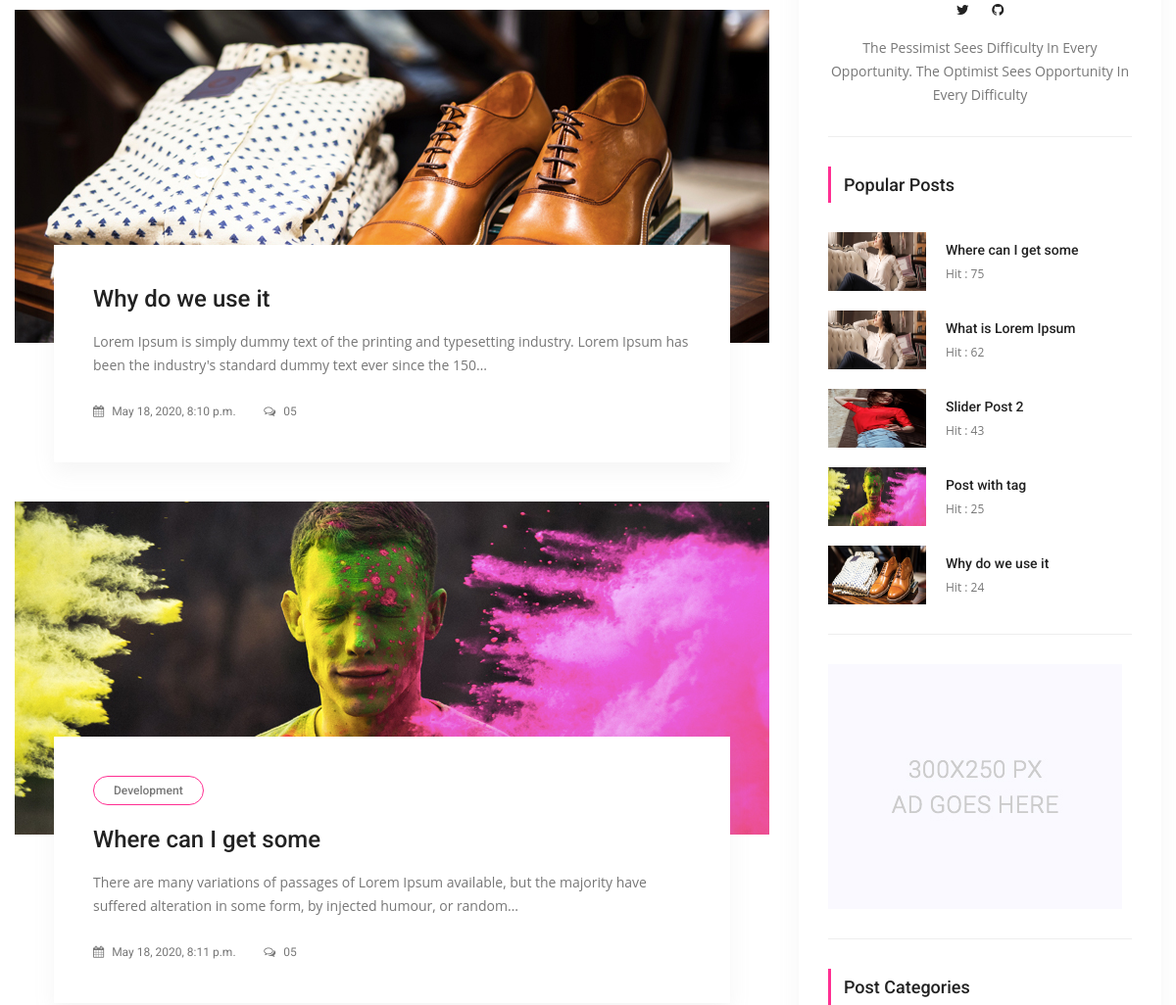
The app's page /search/ (middle part), older data.
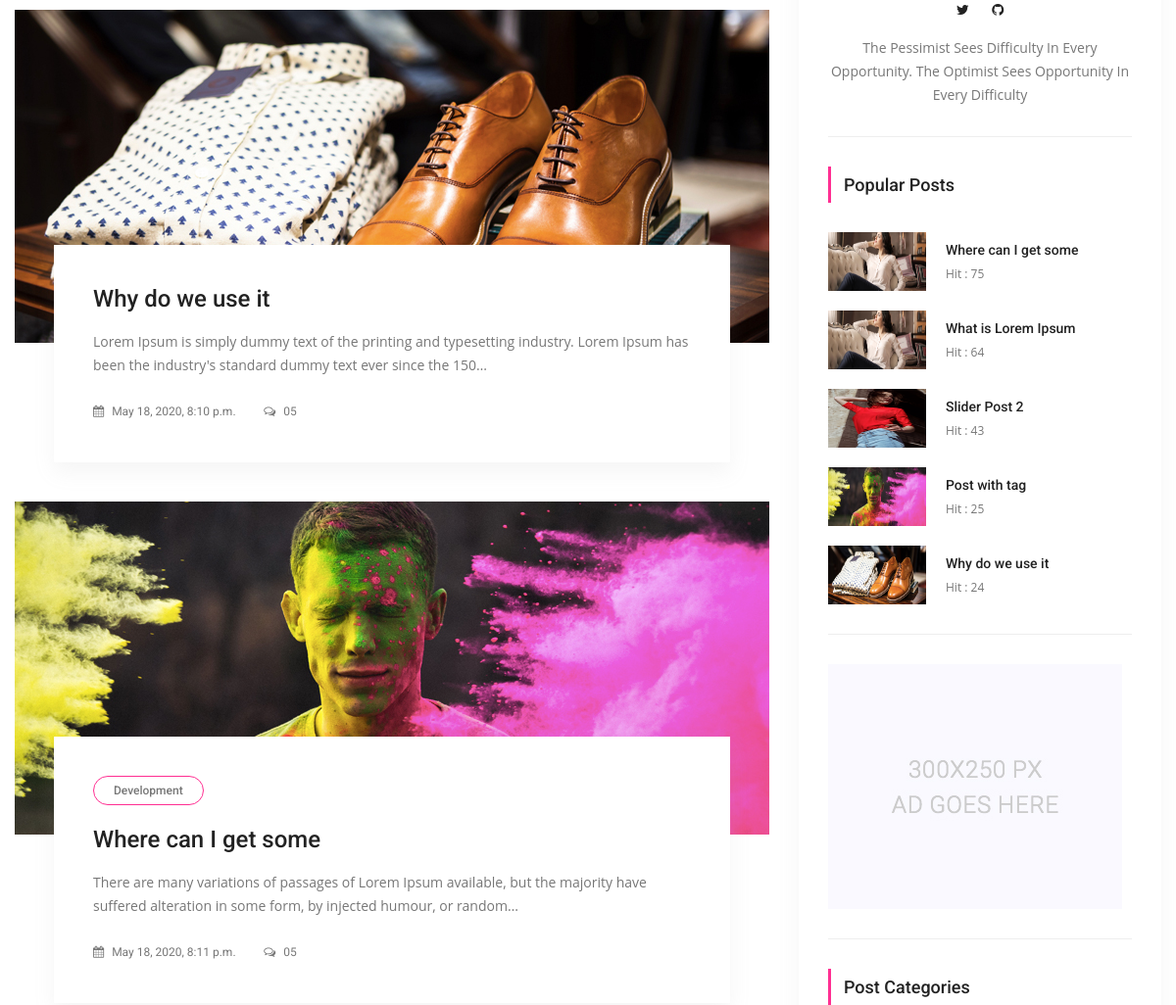
The same page, newer data.
### posts/models.py (models this page shows, shortened)
class Post(models.Model):
    title = models.CharField(_('title'), max_length=150)
    content = models.TextField(_('content'))
    publishing_date = models.DateTimeField(_('publishing_date'), auto_now_add=True)
    image = models.ImageField(_('image'), blank=True, null=True, upload_to='uploads/')
    user = models.ForeignKey(settings.AUTH_USER_MODEL, on_delete=models.CASCADE)
    slug = models.SlugField(_('slug'), default="slug", editable=False)
    category = models.ForeignKey(Category, on_delete=models.CASCADE, default=1, related_name="posts")
    tag = models.ManyToManyField(Tag, related_name="posts", blank=True)
    slider_post = models.BooleanField(_('slider_post'), blank=True, null=True)
    hit = models.PositiveIntegerField(_('hit'), default=0)
    likes = models.ManyToManyField(settings.AUTH_USER_MODEL, related_name='blog_post')
    class Meta:
        ordering = ["id"]

### posts/views.py (the view)
# urls.py: path('search/', SearchView.as_view(), name='search'),
class SearchView(ListView):
    model = Post
    template_name = 'posts/search.html'
    paginate_by = 5
    context_object_name = 'posts'
    def get_queryset(self):
        query = self.request.GET.get("q")
        if query:
            return Post.objects.filter(Q(title__icontains=query) |
                                       Q(content__icontains=query) |
                                       Q(tag__title__icontains=query)
                                       ).order_by('id').distinct()
        return Post.objects.all().order_by('id')

### posts/models.py (called while the page is built)
    def post_count(self):
        return self.posts.all().count()

    def __str__(self):
        return self.title

### posts/templatetags/custom_tags.py (called while the page is built)
@register.simple_tag(name="categories")
def all_categories():
    return Category.objects.all()

@register.simple_tag(name="tags")
def all_tags():
    return Tag.objects.all()

@register.simple_tag(name="hit_posts")
def hit_posts():
    return Post.objects.order_by('-hit')[:5]

### templates/posts/search.html (shortened to what this page needs)
{% extends 'base.html' %}
{% load static %}
{% block content %}
        <section class="blog_area p_120">
            <div class="container">
                <div class="row">
                    <div class="col-lg-8">
                        <div class="blog_left_sidebar">
							{% for post in posts %}
                            <article class="blog_style1">
                            	<div class="blog_img">
                            		<img class="img-fluid" src="{{ post.image.url }}" style="width:100%" alt="">
                            	</div>
                            	<div class="blog_text">
									<div class="blog_text_inner">
										{% for tag in post.tag.all %}
										<a class="cat" href="#">{{ tag.title }}</a>
										{% endfor %}
										<a href="{% url 'posts:detail' pk=post.id slug=post.slug %}"><h4>{{ post.title }}</h4></a>
										<p> {{ post.content |truncatechars:150}}</p>
										<div class="date">
											<a href="#"><i class="fa fa-calendar" aria-hidden="true"></i> {{ post.publishing_date }}</a>
											<a href="#"><i class="fa fa-comments-o" aria-hidden="true"></i> 05</a>
										</div>
									</div>
                            	</div>
                            </article>
							{% endfor %}
                        </div>
                    </div>
                    {% include 'right_side.html' %}
                </div>
            </div>
        </section>
       {% endblock %}

### templates/right_side.html (shortened to what this page needs)
{% load static %}
{% load custom_tags %}
<div class="col-lg-4">
                        <div class="blog_right_sidebar">
                            <aside class="single_sidebar_widget author_widget">
                                <div class="social_icon">
                                    <a href="https://twitter.com/DineshNariani"><i class="fa fa-twitter"></i></a>
                                    <a href="https://github.com/dineshssdn-867"><i class="fa fa-github"></i></a>
                                </div>
                                <p>The Pessimist Sees Difficulty In Every Opportunity. The Optimist Sees Opportunity In Every Difficulty</p>
                                <div class="br"></div>
                            </aside>
                            <aside class="single_sidebar_widget popular_post_widget">
                                <h3 class="widget_title">Popular Posts</h3>
                                {% hit_posts as posts %}
                                {% for post in posts %}
                                <div class="media post_item">
                                    <img src="{{ post.image.url }}" alt="post" style="width:100px;height:60px">
                                    <div class="media-body">
                                        <a href="{% url 'posts:detail' post.pk post.slug %}"><h3>{{ post.title }}</h3></a>
                                        <p>Hit : {{ post.hit }}</p>
                                    </div>
                                </div>
                                {% endfor %}
                                <div class="br"></div>
                            </aside>
                            <aside class="single_sidebar_widget">
                                <a href="#"><img class="img-fluid" src="{% static 'img/blog/add.jpg' %}" alt=""></a>
                                <div class="br"></div>
                            </aside>
                            <aside class="single_sidebar_widget post_category_widget">
                                <h4 class="widget_title">Post Categories</h4>
                            </aside>
                        </div>
                    </div>

Row changes from the older to the newer data that the page shows:
changed Post "What is Lorem Ipsum": hit "62" → "64"
